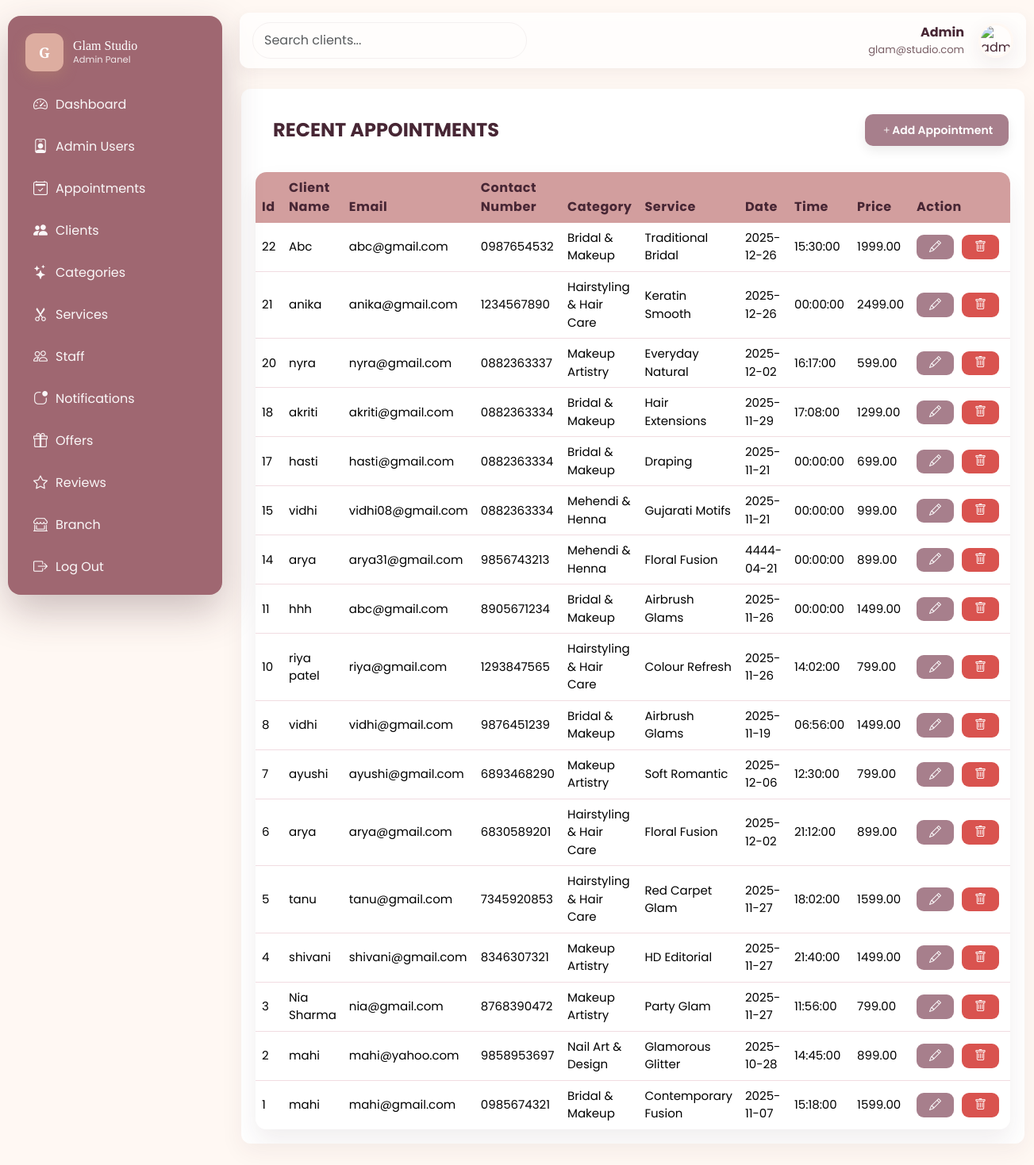
The app's page /admin/booking.php (signed in) with its own data.
### tables this page shows
CREATE TABLE `tbl_booking` (
  `id` int(11) NOT NULL,
  `name` varchar(255) NOT NULL,
  `phone` varchar(20) NOT NULL,
  `email` varchar(255) NOT NULL,
  `city_id` int(11) NOT NULL,
  `category_id` int(11) NOT NULL,
  `service_id` int(11) NOT NULL,
  `date` date NOT NULL,
  `time` time NOT NULL,
  `message` text DEFAULT NULL,
  `price` decimal(10,2) NOT NULL,
  `created_at` datetime DEFAULT current_timestamp()
);

CREATE TABLE `tbl_categories` (
  `id` int(11) NOT NULL,
  `name` varchar(255) NOT NULL,
  `description` varchar(200) NOT NULL,
  `features` varchar(255) NOT NULL,
  `image` varchar(255) NOT NULL,
  `status` tinyint(1) DEFAULT 1,
  `created_at` datetime DEFAULT current_timestamp()
);

CREATE TABLE `tbl_services` (
  `service_id` int(11) NOT NULL,
  `category_id` int(11) NOT NULL,
  `name` varchar(255) NOT NULL,
  `price` decimal(10,2) NOT NULL,
  `description` text DEFAULT NULL,
  `duration_minutes` int(11) DEFAULT NULL,
  `image` varchar(255) DEFAULT NULL,
  `status` tinyint(1) DEFAULT 1,
  `created_at` datetime DEFAULT current_timestamp()
);

### admin/booking.php (the view, shortened to what this page needs)
<?php
include ('./conn.php');
if (isset($_GET['search'])) {
    $search = mysqli_real_escape_string($conn, $_GET['search']);
    $sql = "
    SELECT b.id, b.name, b.phone, b.email, b.date, b.time, b.message, b.price, b.created_at,
           c.name AS category_name,
           s.name AS service_name,
           ct.city_name AS city_name
    FROM tbl_booking b
    LEFT JOIN tbl_categories c ON b.category_id = c.id
    LEFT JOIN tbl_services s ON b.service_id = s.id
    LEFT JOIN tbl_city ct ON b.city_id = ct.city_id
    WHERE
        b.name LIKE '%$search%' OR
        b.email LIKE '%$search%' OR
        b.phone LIKE '%$search%' OR
        b.date LIKE '%$search%' OR
        c.name LIKE '%$search%' OR
        s.name LIKE '%$search%' OR
        ct.name LIKE '%$search%'
    ORDER BY b.id DESC";
} else {
    $sql = "
    SELECT b.id, b.name, b.phone, b.email, b.date, b.time, b.message, b.price, b.created_at,
           c.name AS category_name,
           s.name AS service_name,
           ct.city_name AS city_name
    FROM tbl_booking b
    LEFT JOIN tbl_categories c ON b.category_id = c.id
    LEFT JOIN tbl_services s ON b.service_id = s.service_id
    LEFT JOIN tbl_city ct ON b.city_id = ct.city_id
    ORDER BY b.id DESC";
}
$result = $conn->query($sql);
?>
<!DOCTYPE html>
<html lang="en">
<head>
  <link href="https://cdn.jsdelivr.net/npm/bootstrap@5.3.2/dist/css/bootstrap.min.css" rel="stylesheet">
  <link href="https://cdn.jsdelivr.net/npm/bootstrap-icons@1.11.3/font/bootstrap-icons.css" rel="stylesheet">
  <link rel="stylesheet" href="admin.css" >
</head>
<body>
 <?php include('./includes/header.php'); ?>
    <main class="main">
      <section class="table-wrap">
        <div style="padding:18px 20px;display:flex;justify-content:space-between;align-items:center">
          <div>
            <h4 style="margin:20px;color:var(--plum);font-weight:700">RECENT APPOINTMENTS</h4>
          </div>
          <div>
            <a href="booking_in.php">
            <button class="btn btn-sm" style="background:var(--mauve);color:#fff;border:0;border-radius:10px;height: 40px;"><i class="bi-plus"></i>Add Appointment</button>
            </a>
          </div>
        </div>
        <div style="padding:0 18px 18px 18px;">
          <div class="table-scroll">
            <table class="table mb-0">
  <thead>
    <tr>
      <th>Id</th>
      <th>Client Name</th>
      <th>Email</th>
      <th>Contact Number</th>
      <th>Category</th>
      <th>Service</th>
      <th>Date</th>
      <th>Time</th>
      <th>Price</th>
      <th>Action</th>
    </tr>
  </thead>
  <tbody>
    <?php
    if(mysqli_num_rows($result) > 0) {
        while($row = mysqli_fetch_assoc($result)) {
    ?>
        <tr>
            <td data-label="Id">
                <?php echo $row['id']; ?>
            </td>
            <td data-label="Client Name">
                <?php echo $row['name']; ?>
            </td>
            <td data-label="Email">
                <?php echo $row['email']; ?>
            </td>
            <td data-label="Contact Number">
                <?php echo $row['phone']; ?>
            </td>
            <td data-label="Category">
              <?php echo $row['category_name']; ?>
            </td>
            <td data-label="Service">
              <?php echo $row['service_name']; ?>
            </td>
            <td data-label="Date">
                <?php echo $row['date']; ?>
            </td>
            <td data-label="Time">
                <?php echo $row['time']; ?>
            </td>
            <td data-label="Price">
                <?php echo $row['price']; ?>
            </td>
          <td>
            <a class="update-btn" href="booking_up.php?id=<?php echo $row['id']; ?>"><i class="bi-pencil"></i></a>
            <a class="delete-btn" href="booking_de.php?id=<?php echo $row['id']; ?>" onclick="return confirm('Are you sure you want to delete this record?');"><i class="bi-trash"></i></a>
          </td>
        </tr>
    <?php
        }
    } else {
        echo '<tr><td colspan="10" style="text-align:center">No Appointments found</td></tr>';
    }
    ?>
  </tbody>
            </table>
          </div>
        </div>
      </section>
    </main>
  </div>
</body>
</html>

### admin/admin.css (style rules this page uses)
:root { --blush: #F6D0D6; --rose-gold: #CFA46A; --ivory: #FFF8F3; --mauve: #a77f8c; --plum: #472634; --glass-alpha: rgba(255,255,255,0.55); --accent-gradient: none; --card-radius: 14px; }
* { box-sizing:border-box }
* { box-sizing: border-box; }
body { margin: 0; padding: 0; background: #FFF8F3; font-family: 'Poppins', system-ui, -apple-system, "Segoe UI", Roboto, "Helvetica Neue", Arial; }
.main { width:100%; padding: 6px 2px; }
.table-wrap { margin-top:20px; border-radius:12px; overflow:hidden; box-shadow:0 10px 30px rgba(71,38,52,0.06); background: white; }
.table thead th { background:#D29E9E;color:var(--plum);border:0 }
.table tbody tr td { vertical-align:middle }
:root { --blush: #F6D0D6; --rose-gold: #CFA46A; --ivory: #FFF8F3; --mauve: #a77f8c; --plum: #472634; }
body { background: #FFF8F3; margin: 0; padding: 40px; font-family: 'Poppins', sans-serif; color: var(--plum); }
.btn { background: var(--mauve); color: white; padding: 10px 20px; border-radius: 8px; font-weight: 600; text-decoration: none; box-shadow: 0 6px 14px rgba(0,0,0,0.08); transition: 0.3s ease; }
table { width: 100%; border-collapse: collapse; background: white; border-radius: 10px; overflow: hidden; box-shadow: 0 10px 25px rgba(71, 38, 52, 0.08); }
table th { background: var(--blush); color: var(--plum); box-shadow: inset 0 -3px 0 rgba(207,164,106,0.25); padding: 14px; font-size: 15px; text-align: left; }
table { width: 100%; border-collapse: separate; border-spacing: 0; background: white; border-radius: 14px; overflow: hidden; box-shadow: 0 15px 30px rgba(71, 38, 52, 0.08); }
table th { background: var(--blush); color: var(--plum); padding: 18px 14px; font-size: 16px; text-align: left; letter-spacing: 0.5px; }
table td { padding: 18px 14px; border-bottom: 1px solid #f1dce1; font-size: 15px; vertical-align: middle; }
table tr:last-child td { border-bottom: 0; }

### admin/booking.php (style rules this page uses)
td { vertical-align: middle; }
td a.update-btn, td a.delete-btn { display: inline-block; margin-right: 6px; }
td:last-child { white-space: nowrap; }
.update-btn { background: var(--mauve); color: white; padding: 4px 16px; text-decoration: none !important; display: inline-block; margin-right: 8px; border-radius: 9px; }
.delete-btn { background: #d9534f; color: white; padding: 4px 16px; text-decoration: none !important; display: inline-block; border-radius: 9px; }

### admin/includes/header.php (style rules this page uses)
:root { --blush: #F6D0D6; --rose-gold: #CFA46A; --ivory: #FFF8F3; --mauve: #a77f8c; --plum: #472634; --glass-alpha: rgba(255,255,255,0.55); --accent-gradient: none; --card-radius: 14px; }
* { box-sizing:border-box }
* { box-sizing: border-box; }
body { margin: 0; padding: 0; background: #FFF8F3; font-family: 'Poppins', system-ui, -apple-system, "Segoe UI", Roboto, "Helvetica Neue", Arial; }
:root { --blush: #F6D0D6; --rose-gold: #CFA46A; --ivory: #FFF8F3; --mauve: #a77f8c; --plum: #472634; }
body { background: #FFF8F3; margin: 0; padding: 40px; font-family: 'Poppins', sans-serif; color: var(--plum); }
.btn { background: var(--mauve); color: white; padding: 10px 20px; border-radius: 8px; font-weight: 600; text-decoration: none; box-shadow: 0 6px 14px rgba(0,0,0,0.08); transition: 0.3s ease; }

### records on screen
tbl_booking: id "22", name "Abc", email "abc@gmail.com", phone "0987654532", category.name "Bridal & Makeup", service.name "Traditional Bridal", date "2025-12-26", time "15:30:00", price "1999.00"
tbl_booking: id "21", name "anika", email "anika@gmail.com", phone "1234567890", category.name "Hairstyling & Hair Care", service.name "Keratin Smooth", date "2025-12-26", time "00:00:00", price "2499.00"
tbl_booking: id "20", name "nyra", email "nyra@gmail.com", phone "0882363337", category.name "Makeup Artistry", service.name "Everyday Natural", date "2025-12-02", time "16:17:00", price "599.00"
tbl_booking: id "18", name "akriti", email "akriti@gmail.com", phone "0882363334", category.name "Bridal & Makeup", service.name "Hair Extensions", date "2025-11-29", time "17:08:00", price "1299.00"
tbl_booking: id "17", name "hasti", email "hasti@gmail.com", phone "0882363334", category.name "Bridal & Makeup", service.name "Draping", date "2025-11-21", time "00:00:00", price "699.00"
tbl_booking: id "15", name "vidhi", email "vidhi08@gmail.com", phone "0882363334", category.name "Mehendi & Henna", service.name "Gujarati Motifs", date "2025-11-21", time "00:00:00", price "999.00"
tbl_booking: id "14", name "arya", email "arya31@gmail.com", phone "9856743213", category.name "Mehendi & Henna", service.name "Floral Fusion", date "4444-04-21", time "00:00:00", price "899.00"
tbl_booking: id "11", name "hhh", email "abc@gmail.com", phone "8905671234", category.name "Bridal & Makeup", service.name "Airbrush Glams", date "2025-11-26", time "00:00:00", price "1499.00"
tbl_booking: id "10", name "riya patel", email "riya@gmail.com", phone "1293847565", category.name "Hairstyling & Hair Care", service.name "Colour Refresh", date "2025-11-26", time "14:02:00", price "799.00"
tbl_booking: id "8", name "vidhi", email "vidhi@gmail.com", phone "9876451239", category.name "Bridal & Makeup", service.name "Airbrush Glams", date "2025-11-19", time "06:56:00", price "1499.00"
tbl_booking: id "7", name "ayushi", email "ayushi@gmail.com", phone "6893468290", category.name "Makeup Artistry", service.name "Soft Romantic", date "2025-12-06", time "12:30:00", price "799.00"
tbl_booking: id "6", name "arya", email "arya@gmail.com", phone "6830589201", category.name "Hairstyling & Hair Care", service.name "Floral Fusion", date "2025-12-02", time "21:12:00", price "899.00"
tbl_booking: id "5", name "tanu", email "tanu@gmail.com", phone "7345920853", category.name "Hairstyling & Hair Care", service.name "Red Carpet Glam", date "2025-11-27", time "18:02:00", price "1599.00"
tbl_booking: id "4", name "shivani", email "shivani@gmail.com", phone "8346307321", category.name "Makeup Artistry", service.name "HD Editorial", date "2025-11-27", time "21:40:00", price "1499.00"
tbl_booking: id "3", name "Nia Sharma", email "nia@gmail.com", phone "8768390472", category.name "Makeup Artistry", service.name "Party Glam", date "2025-11-27", time "11:56:00", price "799.00"
tbl_booking: id "2", name "mahi", email "mahi@yahoo.com", phone "9858953697", category.name "Nail Art & Design", service.name "Glamorous Glitter", date "2025-10-28", time "14:45:00", price "899.00"
tbl_booking: id "1", name "mahi", email "mahi@gmail.com", phone "0985674321", category.name "Bridal & Makeup", service.name "Contemporary Fusion", date "2025-11-07", time "15:18:00", price "1599.00"
